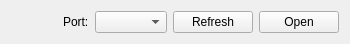
<?xml version="1.0" encoding="UTF-8"?>
<ui version="4.0">
 <class>TSerial</class>
 <widget class="QWidget" name="TSerial">
  <property name="geometry">
   <rect>
    <x>0</x>
    <y>0</y>
    <width>350</width>
    <height>43</height>
   </rect>
  </property>
  <property name="sizePolicy">
   <sizepolicy hsizetype="Preferred" vsizetype="Fixed">
    <horstretch>0</horstretch>
    <verstretch>0</verstretch>
   </sizepolicy>
  </property>
  <property name="minimumSize">
   <size>
    <width>0</width>
    <height>0</height>
   </size>
  </property>
  <property name="baseSize">
   <size>
    <width>0</width>
    <height>0</height>
   </size>
  </property>
  <property name="windowTitle">
   <string>Form</string>
  </property>
  <layout class="QHBoxLayout" name="horizontalLayout">
   <item>
    <spacer name="horizontalSpacer">
     <property name="orientation">
      <enum>Qt::Horizontal</enum>
     </property>
     <property name="sizeType">
      <enum>QSizePolicy::Expanding</enum>
     </property>
     <property name="sizeHint" stdset="0">
      <size>
       <width>40</width>
       <height>20</height>
      </size>
     </property>
    </spacer>
   </item>
   <item>
    <widget class="QLabel" name="lPort">
     <property name="text">
      <string>Port:</string>
     </property>
    </widget>
   </item>
   <item>
    <widget class="QComboBox" name="cbPort">
     <property name="sizePolicy">
      <sizepolicy hsizetype="Preferred" vsizetype="Fixed">
       <horstretch>0</horstretch>
       <verstretch>0</verstretch>
      </sizepolicy>
     </property>
     <property name="minimumSize">
      <size>
       <width>0</width>
       <height>0</height>
      </size>
     </property>
    </widget>
   </item>
   <item>
    <widget class="QPushButton" name="pbRefresh">
     <property name="text">
      <string>Refresh</string>
     </property>
    </widget>
   </item>
   <item>
    <widget class="QPushButton" name="pbOpen">
     <property name="minimumSize">
      <size>
       <width>0</width>
       <height>0</height>
      </size>
     </property>
     <property name="text">
      <string>Open</string>
     </property>
    </widget>
   </item>
  </layout>
 </widget>
 <resources/>
 <connections/>
</ui>
